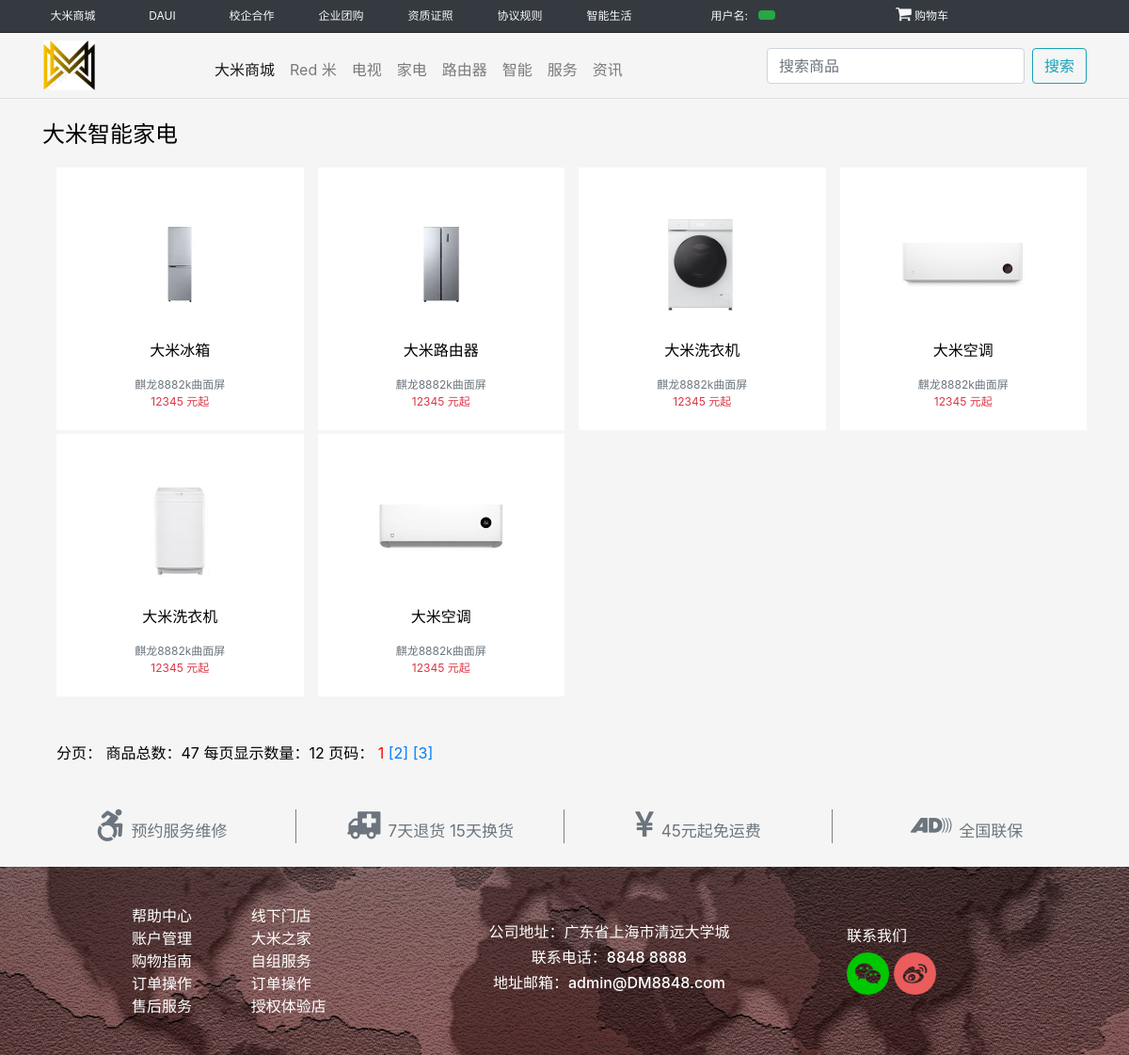
Page /shangpindq.php on the committed database.
### tables this page shows
CREATE TABLE `product` (
  `id` int(10) unsigned NOT NULL auto_increment,
  `numbers` varchar(30) NOT NULL,
  `title` varchar(100) NOT NULL,
  `typeid` int(11) NOT NULL,
  `kucun` int(11) NOT NULL,
  `price` int(11) NOT NULL,
  `picurl` varchar(100) NOT NULL,
  `content` varchar(11) NOT NULL,
  PRIMARY KEY  (`id`)
);

### dbsql.php (called while the page is built, shortened)
<?php
class DbMysql{
    public $conn;
    function __construct() {
        $this->conn= new mysqli("localhost","root","root","s6228681");
        $this->conn->query("set names utf8");
    }
    function select($sql,$fanhui=2){
        $result=$this->conn->query($sql);
        if($result){
            $array=array();
            if($fanhui==1){
                $array =$result->fetch_array();
            }else{
                while($row=$result->fetch_array()){
                $array[]=$row;
                }
            }
        return $array;
        }else{
            return false;
        }
    }
    function affected(){
        return $this->conn->affected_rows;
    }
}

### shangpindq.php (the view, shortened to what this page needs)
<!DOCTYPE html>
<html lang="zh">
<head>
	<link rel="stylesheet" href="fonts/css/font-awesome.min.css">
	<link rel="stylesheet" type="text/css" href="css/bootstrap.css"/>
	<link rel="stylesheet" type="text/css" href="css/index.css"/>
</head>
<body>
	<header id="lk_header">
		<div class="top-bar d-none d-sm-none d-md-block d-lg-block d-xl-lg-block text-center text-light bg-dark">
			<div class="container">
				<div class="row ">
					<div class="top-bar-1 col-md-1">
						<a href="#" class="text-light">
							<span>大米商城</span>
						</a>
					</div>
					<div class="top-bar-2 col-md-1">
						<span class="text-light">DAUI</span>
					</div>
					<div class="top-bar-3 col-md-1 col-margin">
						<a href="#" class="text-light">校企合作</a>
					</div>
					<div class="top-bar-3 col-md-1 col-margin">
						<a href="#" class="text-light">企业团购</a>
					</div>
					<div class="top-bar-3 col-md-1 col-margin">
						<a href="#" class="text-light">资质证照</a>
					</div>
					<div class="top-bar-3 col-md-1 col-margin">
						<a href="#" class="text-light">协议规则</a>
					</div>
					<div class="top-bar-3 col-md-1 col-margin">
						<a href="#" class="text-light">智能生活</a>
					</div>
					<div class="top-bar-4 col-md-2">
						<a href="#" class="text-light">用户名:</a>
                                                <a href="usershow.php" class=" ml-2 btn btn-success btn-sm mb-1"><?php echo $_SESSION['username']?></a>
					</div>
					<div class="top-bar-3 col-md-2 col-margin active">
						<i class="fa fa-shopping-cart"></i>
						<a href="#" class="text-light bg-dark"> 购物车</a>
					</div>
				</div>
			</div>
		</div>
	  <nav class="navbar navbar-expand-lg navbar-light navbar-lk">
		  <div class="container">
			<a class="navbar-brand d-flex justify-content-center align-items" href="#">
				<img src="img/logo2.PNG" class="imglogo" alt="">
			</a>
			<div class="collapse navbar-collapse" id="navbarSupportedContent">
				<ul class="navbar-nav mr-auto mt-2 navbar-tittle" >
				<li class="nav-item active">
					<a class="nav-link" href="index.php">大米商城 <span class="sr-only">(current)</span></a>
					</li>
					<li class="nav-item">
					<a class="nav-link" href="shangpinphnoe.php">Red 米</a>
					</li>
					<li class="nav-item">
						<a class="nav-link" href="shangpinTV.php">电视</a>
					</li>
					<li class="nav-item">
						<a class="nav-link" href="shangpindq.php">家电</a>
					</li>
					<li class="nav-item">
						<a class="nav-link" href="shangpinZN.php">路由器</a>
					</li>
					<li class="nav-item">
						<a class="nav-link" href="shangpinZN.php">智能</a>
					</li>
					<li class="nav-item">
						<a class="nav-link" href="guanyu.php">服务</a>
					</li>
					<li class="nav-item text-dark">
						<a class="nav-link" href="#">资讯</a>
					</li>
				</ul>
                            <form class="form-inline my-2 my-lg-0 d-flex justify-content-center align-items-center searchdiv" action="search.php" method="post">
                                <input class="form-control mr-sm-2" type="search" name="search" placeholder="搜索商品">
				<button class="btn btn-outline-info my-2 my-sm-0" type="submit">搜索</button>
			</form>
			</div>
		  </div>
	  </nav>
	</header>
    <div class="container shanpinpic">
        <h2 class="mt-4">大米智能家电</h2>
		<div class="container mt-3 lk_about_title" style="background-color: #f5f5f5;">
			<div class="row ">
			    <div class="col-xl-12 col-gl-12 col-md-12 col-sm-12">
					<div class="row  ">
													<?php
														include_once 'dbsql.php';
														include_once 'page.php';
														$db=new DbMysql();
														$result=$db->select("select * from product");
														$infocount=$db->affected();
														$psize=12;
														$page=new Page($infocount, $psize);
														$sql="select product.* from product where typeid='3'";
														$sql.=$page->limit();
														$result=$db->select($sql);
														foreach($result as $row)
															{
														?>
						<div class="col-xl-3 col-gl-3 col-md-6 col-sm-6 col-6 mt-sm-1 lk_about_title_cont" style="background-color: white;border-left: 15px solid #f5f5f5f5;height: 279px;">
							<div class="d-flex justify-content-center mt-5">
								<a href="shopping.php?id=<?php echo $row['id']?>"><img src="<?php echo $row['picurl']?>" class=""></a>
							</div>
							<div class="d-flex justify-content-center mt-4">
								<p><?php echo $row['title']?></p>
							</div>
							<div class="d-flex justify-content-center mt-0">
								<span class="text-muted" style="font-size: 12px;"><?php echo $row['content']?></span>
							</div>
							<div class="d-flex justify-content-center mt-0">
								<span class="text-danger" style="font-size: 12px;"><?php echo $row['price']?> 元起</span>
							</div>
						</div>
															<?php
														}
														?>
					</div>
			   </div>
			</div>
                                                        <div id="page" class="justify-content-center mt-5">
                                        分页：
                                    <?php
                                        $page-> pagesinfo();
                                        echo $page->show(1);
                                        ?>
                                    </div>
        </div>
    </div>
	<section id="lk_link" style="background-color: #f5f5f5f5;">
		<div class="container mt-5 ">
			<div class="row d-flex justify-content-center">
				<div class="col-6 col-md-3 col-lg-3 col-xl-3 d-flex justify-content-center "  style="border-right: .5px solid gray;">
					<a href="#" class="text-muted" style="font-size: 17px;"> <i class="fa fa-wheelchair-alt fa-2x mr-2"></i>预约服务维修</a>
				</div>
				<div class="col-6 col-md-3 col-lg-3 col-xl-3 d-flex justify-content-center" style="border-right: .5px solid gray;">
					<a href="#"  class="text-muted" style="font-size: 17px;"><i class="fa fa-ambulance fa-2x mr-2 "></i>7天退货 15天换货</a>
				</div>
				<div class="col-6 col-md-3 col-lg-3 col-xl-3 d-flex justify-content-center"  style="border-right: .5px solid gray;">
					<a href="#"  class="text-muted" style="font-size: 17px;"> <i class="fa fa-cny fa-2x mr-2"></i>45元起免运费</a>
				</div>
				<div class="col-6 col-md-3 col-lg-3 col-xl-3 d-flex justify-content-center">
					<a href="#"  class="text-muted" style="font-size: 17px;"> <i class="fa fa-audio-description fa-2x mr-2 "></i>全国联保</a>
				</div>
			</div>
		</div>
	</section>
	<footer id="lk_footer">
		<div class="container">
			<div class="row d-flex justify-content-between align-items-center">
				<div class="col-lg-4 d-none d-sm-none d-md-none d-lg-block d-xl-block">
					<div class="row d-flex justify-content-center align-items-center">
						<ul class="offset-lg-2 col-lg-4">
							<li><a href="#">帮助中心</a></li>
							<li><a href="#">账户管理</a></li>
							<li><a href="#">购物指南</a></li>
							<li><a href="#">订单操作</a></li>
							<li><a href="#">售后服务</a></li>
						</ul>
						<ul class="col-lg-4">
							<li><a href="#">线下门店</a></li>
							<li><a href="#">大米之家</a></li>
							<li><a href="#">自组服务</a></li>
							<li><a href="#">订单操作</a></li>
							<li><a href="#">授权体验店</a></li>
						</ul>
					</div>
				</div>
				<div class="col-md-5 col-lg-5 text-center">
					<h6>公司地址：广东省上海市清远大学城</h6>
					<h6>联系电话：8848 8888</h6>
					<h6>地址邮箱：admin@DM8848.com</h6>
				</div>
				<div class="col-md-5 d-none d-sm-none d-md-block col-lg-3">
					<h6>联系我们</h6>
					<a href="#"><img src="img/weixin.png" width="45" alt=""></a>
					<a href="#"><img src="img/weibo.png" width="45" alt=""></a>
				</div>
			</div>
		</div>
	</footer>
</body>
</html>

### css/index.css (style rules this page uses)
body { color: black; }
ul,ol { list-style: none; margin: 0; padding: 0; }
p,span,a { user-select: none; }
#lk_header .top-bar { height: 35px; line-height: 34px; border-bottom: 1px solid #00000050; font-size: 12px; }
#lk_header .top-bar .container .row .top-bar-1 a { position: relative; }
.fa-shopping-cart::before { font-size: 18px; }
#lk_header .navbar-lk { border-bottom: 1px solid #e0e0e0; }
#lk_header .navbar-lk .navbar-brand { height: 50px; margin-left: 1px; margin-right: 119px; align-items: center; }
#lk_header .navbar-lk .navbar-brand img { width: 55px; }
#lk_header .navbar-lk .navbar-nav>li>a { height: 45px; display: flex; justify-content: center; align-items: center; }
#lk_header .navbar-lk .form-inline input { outline: none; }
h2 { font-weight:normal; font-size:24px; }
#lk_footer { width: 100%; height: 200px; background: url("../img/footerbg.jpg") no-repeat center; color: white; }
#lk_footer .container .row { height: 200px; }
#lk_footer .container .row a { color: white; }

### shangpindq.php (style rules this page uses)
body { background-color: #f5f5f5f5; }

### rows in the picture
product: picurl (picture), title "大米冰箱", content "麒龙8882k曲面屏", price "12345"
product: picurl (picture), title "大米路由器", content "麒龙8882k曲面屏", price "12345"
product: picurl (picture), title "大米洗衣机", content "麒龙8882k曲面屏", price "12345"
product: picurl (picture), title "大米空调", content "麒龙8882k曲面屏", price "12345"
product: picurl (picture), title "大米洗衣机", content "麒龙8882k曲面屏", price "12345"
product: picurl (picture), title "大米空调", content "麒龙8882k曲面屏", price "12345"

### other values in the picture
$this->rowcount "47"
$this->pagesize "12"
$page->show(1) "页码："
